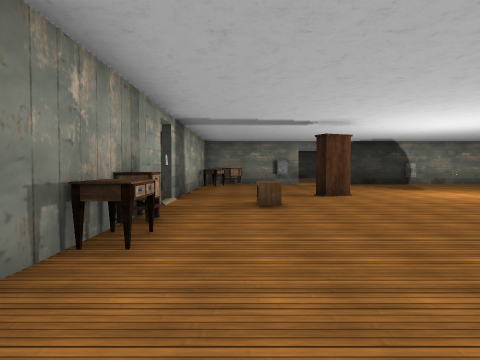
[1] (above)

23 first-person views from a walk through a scene from a Unity 3-D project. The camera is 1.4 m above the floor, tilts 2° down and sees 70° across. The floor is counted in squares, 2 m on a side. Each view is taken from the middle of a square. On the plan, view 1 faces up. The plan holds only what a view shows up to about 11 squares ahead; the rest is blank. The place goes on beyond the plan. The player is left out. Some surface patterns are stand-ins.

[2]
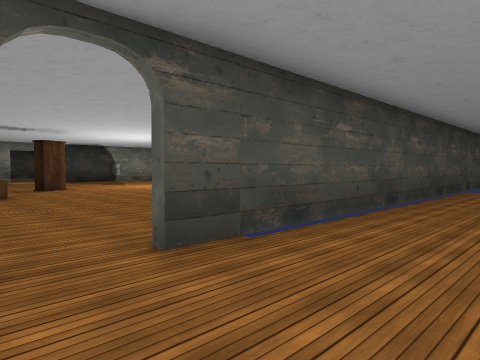

[3]
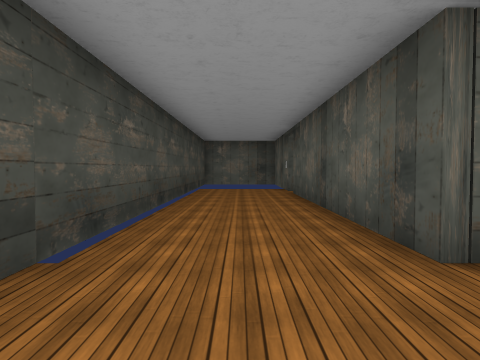

[4]
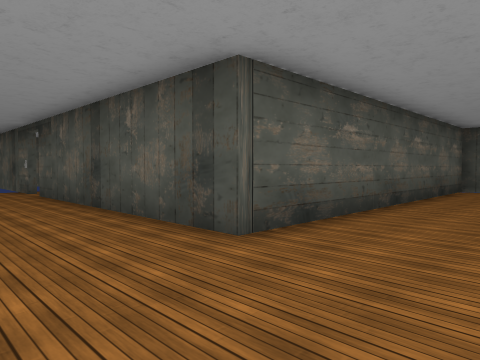

[5]
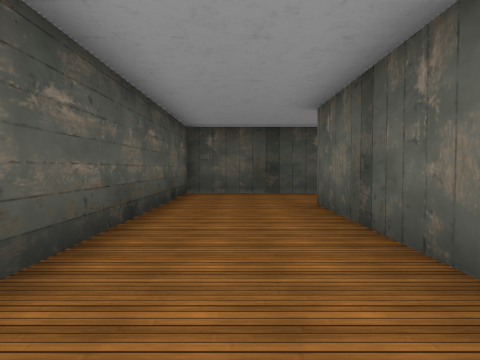

[6]
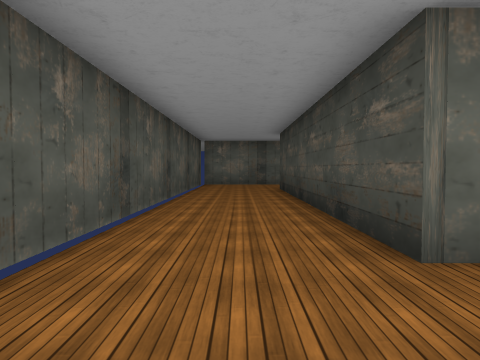

[7]
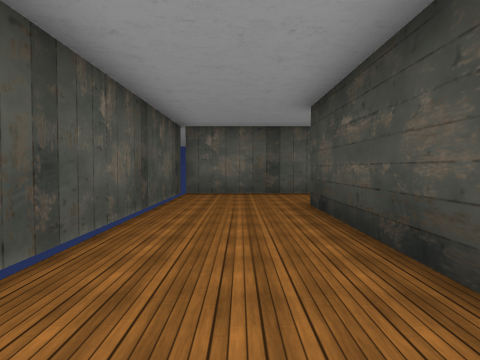

[8]
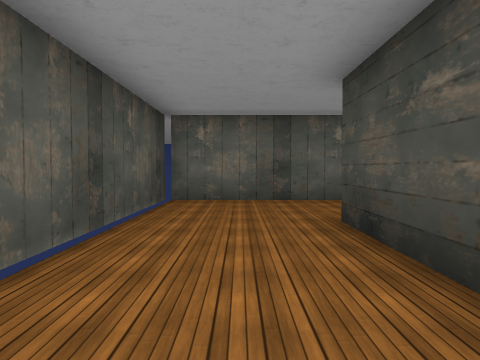

[9]
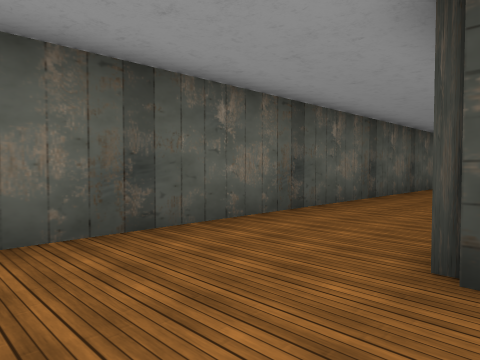

[10]
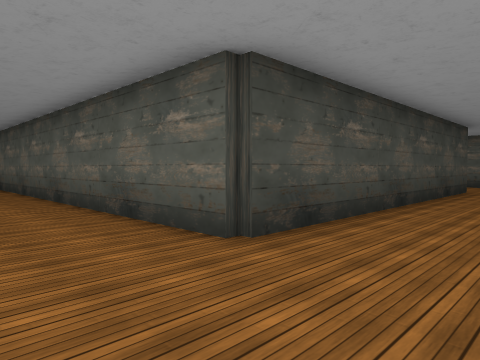

[11]
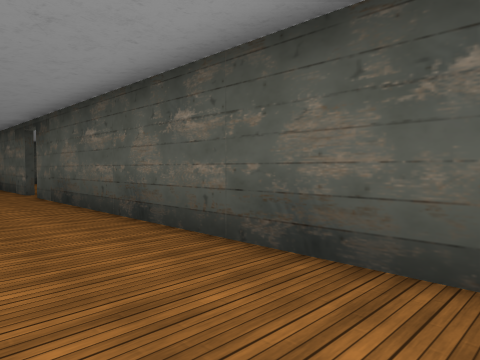

[12]
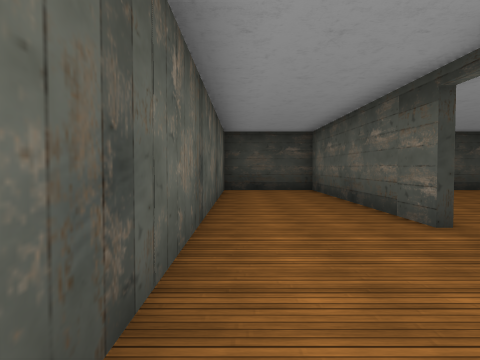

[13]
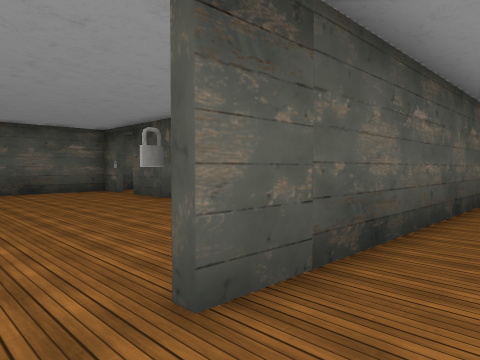

[14]
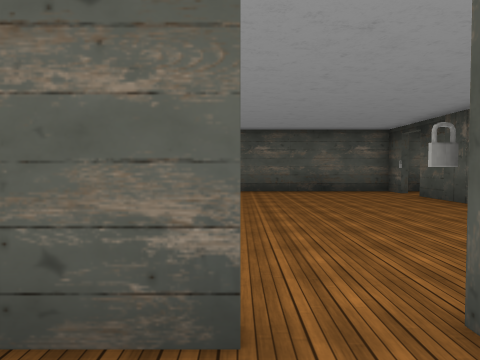

[15]
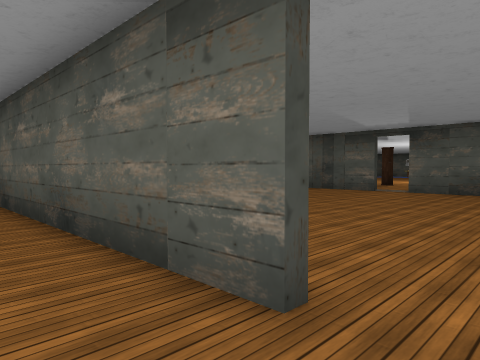

[16]
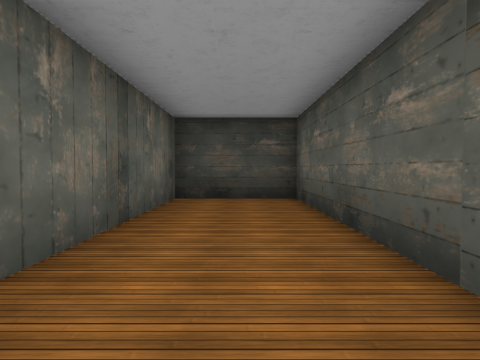

[17]
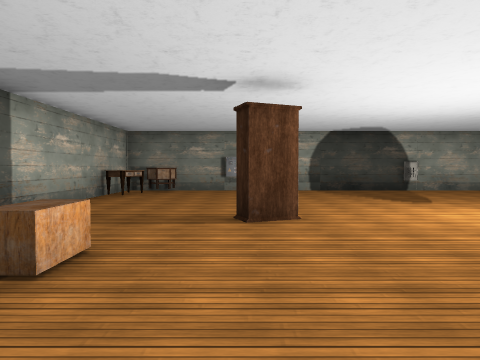

[18]
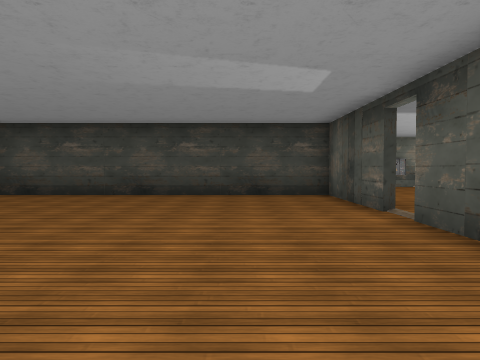

[19]
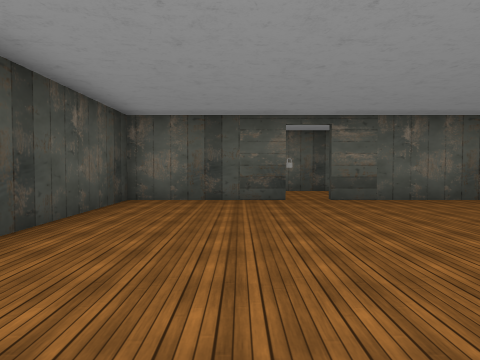

[20]
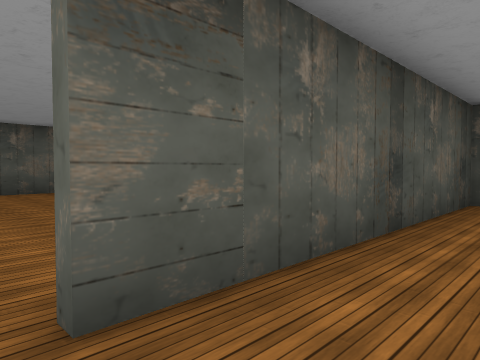

[21]
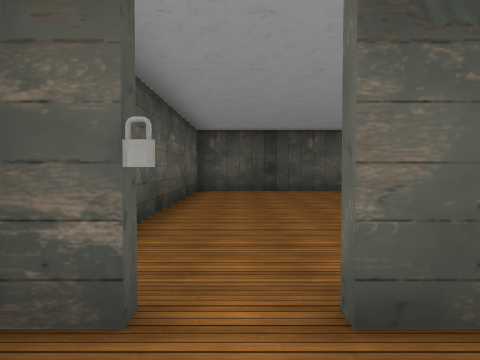

[22]
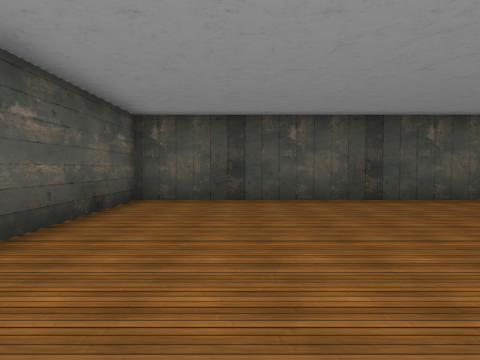

[23]
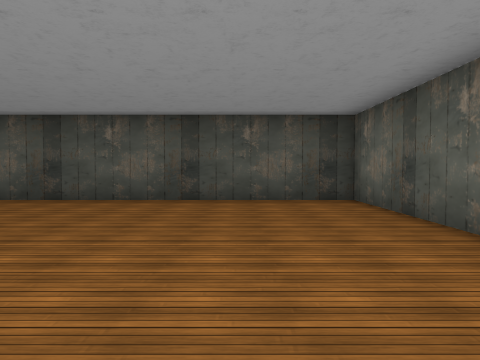

### Floor plan
Points are (right, up) in squares from view 1. A wall is a line through its corners. A room is listed if a view was taken in it or the views show most of it. See-through windows are left out.
Room 1 (views 1, 2, 3, 4, 5, 6, 7, 8, 9, 10, 11, 12, 13, 14, 15, 16)
walls: (-1.5, -5.1) (-1.5, -9.7) (-10.7, -9.7) (-10.7, 3.1); (9.4, -3.5) (11.9, -3.5); (-10.7, 3.9) (-10.7, 10.8) (-13.5, 10.8) (-13.5, -12.6) (1.5, -12.6) (1.5, -3.5) (8.5, -3.5); (11.9, -0.5) (0.5, -0.5)
ways out: opening at (0, 0) to room 2; gap at (-11, 3.5) to room 3; opening at (9, -4)
Room 2 (view 17)
walls: (9.5, 14.7) (3.8, 14.7); (-1.5, 6.5) (-1.5, 2.1); (1.5, 14.7) (-1.5, 14.7) (-1.5, 7.5)
ways out: opening at (0, 0) to room 1; opening at (-2, 7) to room 3
objects: other object (-1, 4); other object (-1, 13); other object (0, 14); other object (1, 6) to (1, 7); other object (2, 9)
Room 3 (views 18, 19, 20, 21)
walls: (-10.5, 3) (-10.5, -0.5) (-3.4, -0.5); (-1.7, 7.4) (-1.7, 10.8) (-10.2, 10.8); (-10.5, 7.2) (-10.5, 4); (-1.7, -0.5) (-1.7, 6.6)
ways out: gap at (-11, 3.5) to room 1; opening at (-2, 7) to room 2; opening at (-3, -1) to room 4
Room 4 (views 22, 23)
walls: (-10.5, -5.5) (-10.5, -9.5) (-1.7, -9.5) (-1.7, -3.2); (-1.7, -1.5) (-1.7, -1)
ways out: opening at (-3, -1) to room 3

Positions as (right, up) in squares from view 1, and headings:
1: (0, 0), facing up
2: (-1, -3), facing up-right
3: (-1, -2), facing right
4: (-1, -1), facing down-right
5: (0, -3), facing down
6: (1, -11), facing left
7: (-4, -11), facing left
8: (-6, -11), facing left
9: (-10, -12), facing up-left
10: (-13, -12), facing up-right
11: (-13, -6), facing up-right
12: (-13, 0), facing up
13: (-12, 4), facing down-right
14: (-12, 4), facing right
15: (-12, 3), facing up-right
16: (-12, 3), facing up
17: (2, 4), facing up
18: (-4, 2), facing up
19: (-3, 2), facing left
20: (-3, 1), facing down-left
21: (-3, 1), facing down
22: (-4, -2), facing down
23: (-8, -2), facing down
